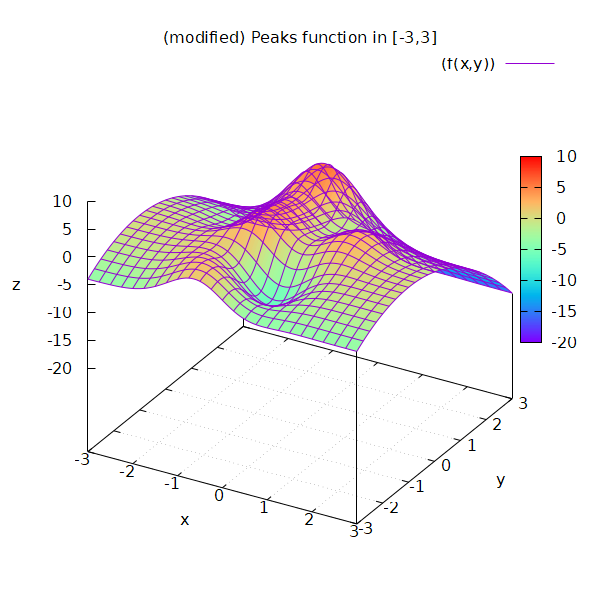

The gnuplot source for this figure:
reset
#------------------------------------------------------------------------------
set term pngcairo size 600,600 enhanced
set output "peaks_function.png"
#------------------------------------------------------------------------------
set title "(modified) Peaks function in [-3,3]"

set grid

set pm3d
set palette rgb 33, 13, 10      # rainbow like

set isosamples 25

set xrange [-3:3]
set yrange [-3:3]

set xlabel "x"
set ylabel "y"
set zlabel "z"

f(x,y) = 3 * (1-x)**2 * exp(-x**2) - (y+1)**2 - 10 * (x/5 - x**3 - y**5) * exp(-x**2 - y**2) - 1/3 * exp(-(x+1)**2 - y**2)

splot(f(x,y))
